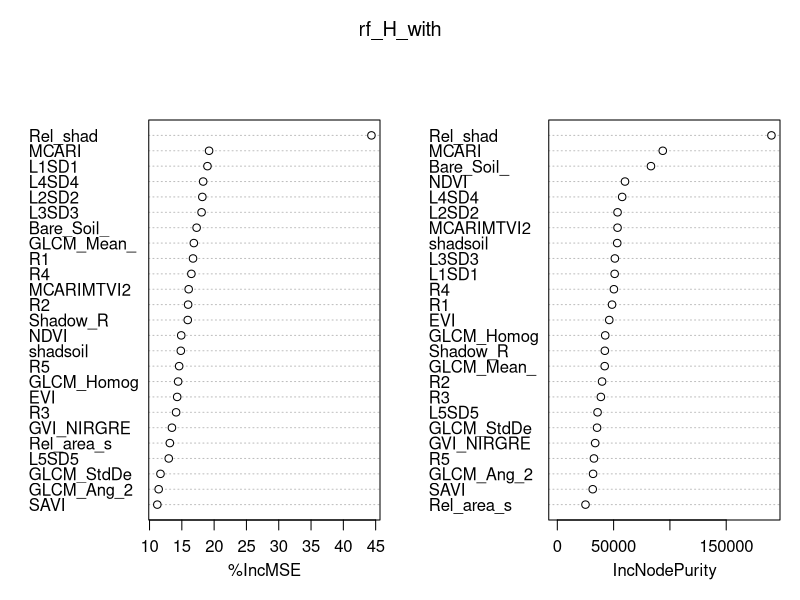
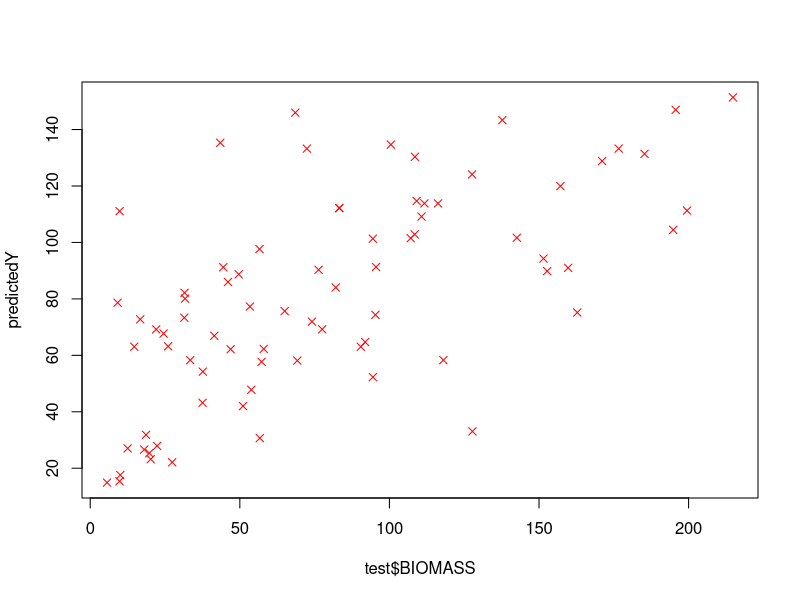
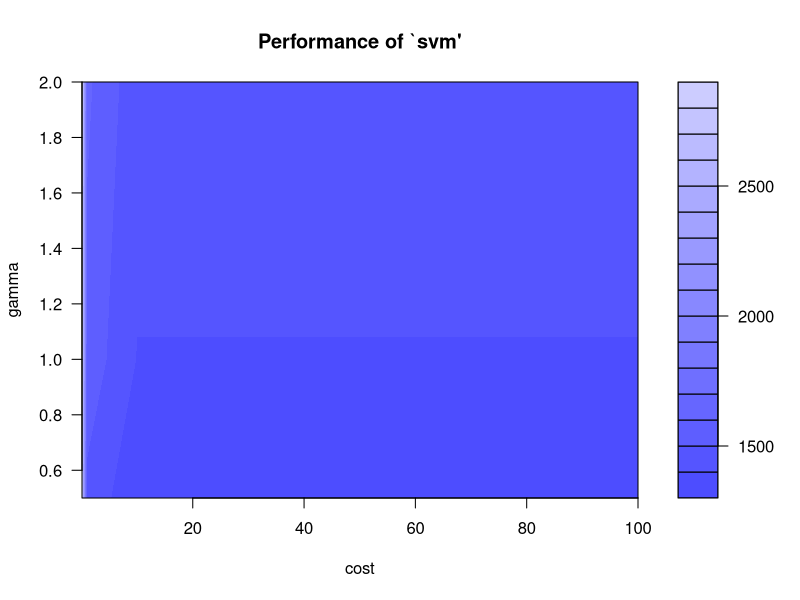
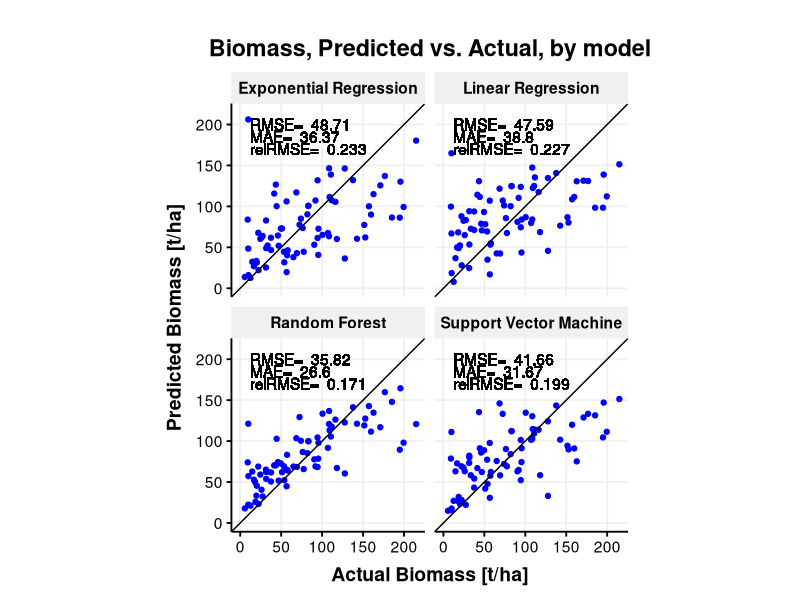
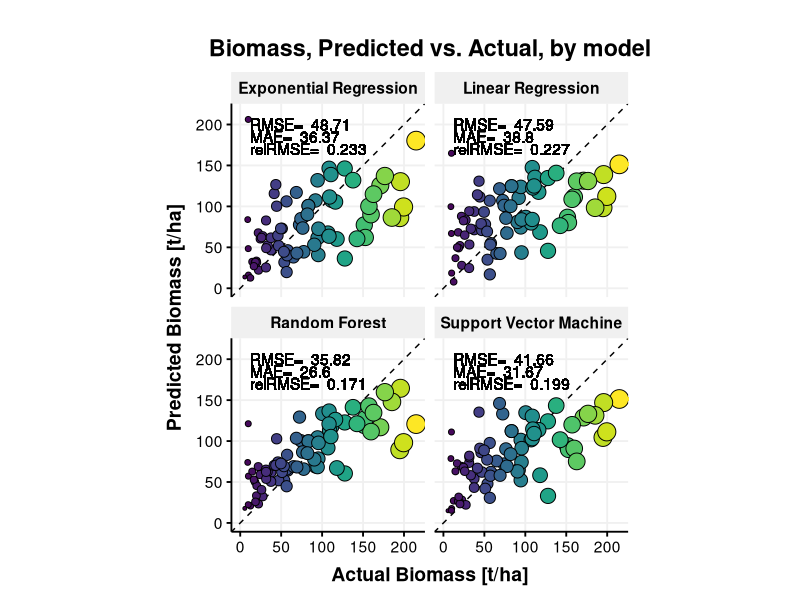
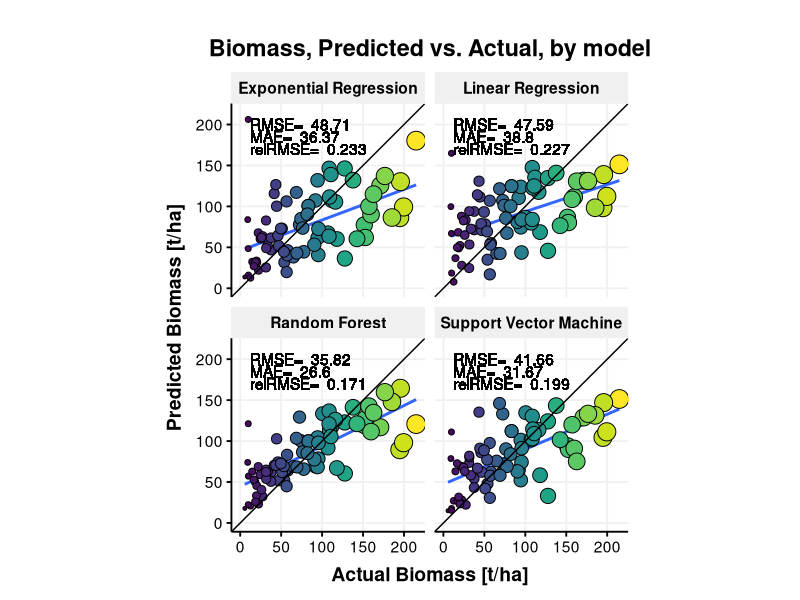
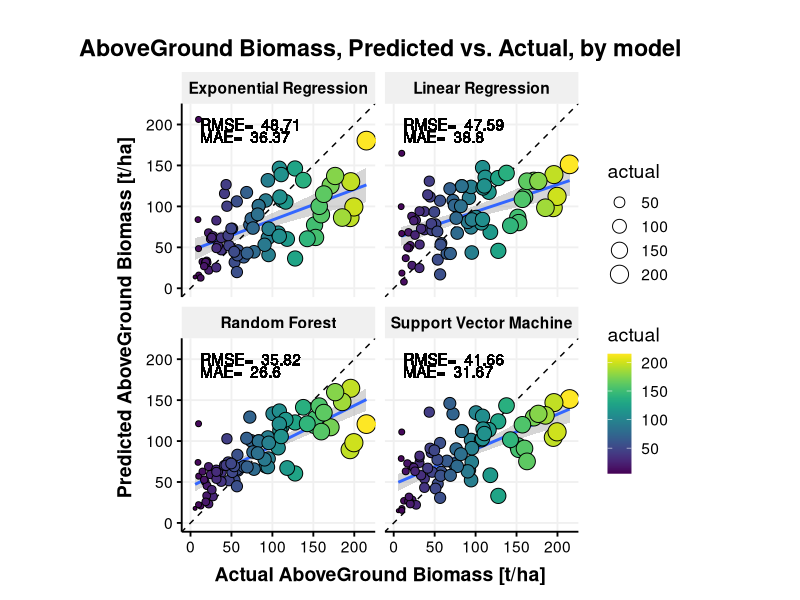
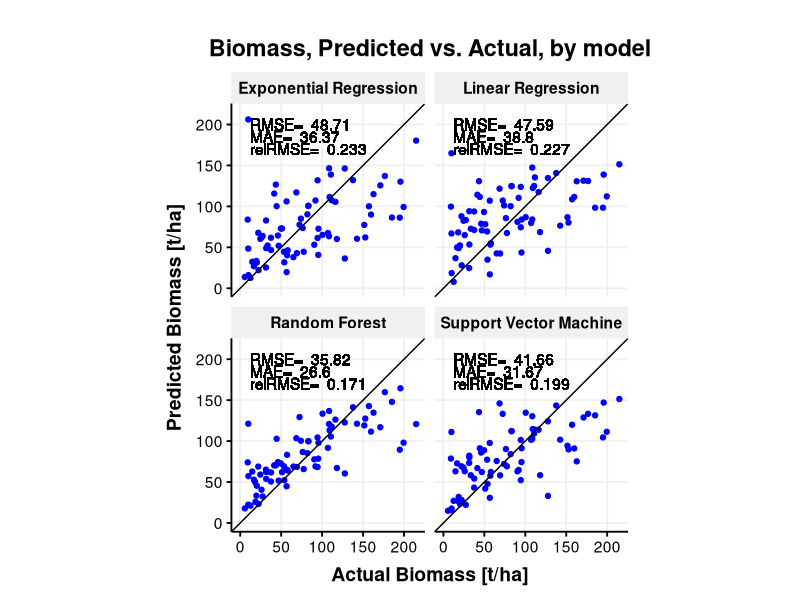

Reproduce these figures in R, in order. (Note: a time limit stopped this script after it produced the figures.)
## *********************************************************************************************************************************************************
##              Repository for technical data dealing with Above Ground Biomass (AGB) Modelling in Tanzania (Version 1.0)
## *********************************************************************************************************************************************************
## 
##  * JRC of the European Commission
##  *
##  * Purpose:  A R script allows predicting Above Ground Biomass.
##  *
##  *           We tested four predictive models to relate the remotely sensed parameters to AGB and evaluated their accuracies.
##  *           Two models using inferential statistics (i.e. a generalised linear model and a generalised exponential model) 
##  *           and two models machine learning (i.e. a Random Forest model and a Support Vector Machine (SVM) model). 
##  *           The predictors of the models are image bands, their textures and spectral indices, while the response variable 
##  *           is the AGB.
##  *           
##  *           - Updates to the Forest Article:           https://doi.org/TOBEDEFINED
##  *
##  *
##  *
##  * Author:   Guido Ceccherini
##  * Email:    guido.ceccherini@gmail.com, guido.ceccherini@ec.europa.eu
##
##



###load libraries
library(randomForest)
library(e1071)
library(ggthemes)
library(grid)
library(ggplot2)
library(tidyr)
library(viridis)

#####load dataset
DATA_BIOMASS <- read.csv('DataBiomassRS.csv')

##### reproducibility number
set.seed(2511) 


#### remove the first column (sequence from 1 to 512)
DATA_BIOMASS <- DATA_BIOMASS[,2:27]

###################################################################################################

####     BIOMASS model with training/calibration (85% training, 15% validation) START

###################################################################################################
###########train

# randomly pick 85% of the number of observations
index <- sample(1:nrow(DATA_BIOMASS),size = 0.85*nrow(DATA_BIOMASS))

# subset weather to include only the elements in the index
train <- DATA_BIOMASS[index,]
# train_cat <- DATA_BIOMASS_cat [index,]
# subset weather to include all but the elements in the index
test <- DATA_BIOMASS [-index,]

#print number of data for train and validation
nrow(train)
nrow(test)


##################
# 1 Exponenetial Model
##################

# Create a multiple (log)linear regression model using the training data
log.reg_H_with <- glm(log(BIOMASS+1) ~., data = train)
summary(log.reg_H_with )




# Apply the model to the testing data (i.e., make predictions) ...
# (Don't forget to exponentiate the results to revert the log transformation)
test.pred.lin <- exp(predict(log.reg_H_with,test))-1

# ...and evaluate the accuracy
RMSE.log.reg_H_with <- sqrt(mean((test.pred.lin-test$BIOMASS)^2))
RMSE.log.reg_H_with


MAE.log.reg_H_with <- mean(abs(test.pred.lin-test$BIOMASS))
MAE.log.reg_H_with

Rel.RMSEexp <- sqrt(mean((test.pred.lin-test$BIOMASS)^2)) / diff(range(test$BIOMASS))
Rel.RMSEexp


R2exp <- 1 - sum((test$BIOMASS-test.pred.lin)^2)/sum((test$BIOMASS-mean(test$BIOMASS))^2)

##################
# 2 Linear Model
##################

# Create a multiple linear regression model using the training data
lin.reg_H_with <- glm(BIOMASS ~ ., data = train)

summary(lin.reg_H_with )

# Apply the model to the testing data (i.e., make predictions) ...
test.pred.lin_ <- (predict(lin.reg_H_with,test))-1

# ...and evaluate the accuracy
RMSE.lin.reg_H_with <- sqrt(mean((test.pred.lin_-test$BIOMASS)^2))
RMSE.lin.reg_H_with


MAE.lin.reg_H_with <- mean(abs(test.pred.lin_-test$BIOMASS))
MAE.lin.reg_H_with


Rel.RMSElin <- sqrt(mean((test.pred.lin_-test$BIOMASS)^2)) / diff(range(test$BIOMASS))
Rel.RMSElin

R2lin <- 1 - sum((test$BIOMASS-test.pred.lin_)^2)/sum((test$BIOMASS-mean(test$BIOMASS))^2)


# R2RF <- 1 - sum((test$BIOMASS-test.pred.forest)^2)/sum((test$BIOMASS-mean(test$BIOMASS))^2)

##################
# 3 RANDOM FOREST
##################

rf_H_with <- randomForest(BIOMASS ~., data = train,importance = TRUE, proximity = T,ntree=500)
print(rf_H_with)
varImpPlot(rf_H_with)
# How many trees are needed to reach the minimum error estimate? 
# This is a simple problem; it appears that about 100 trees would be enough. 
which.min(rf_H_with$mse)

# Plot rf to see the estimated error as a function of the number of trees
# (not running it here)
# plot(rf) 

# Using the importance()  function to calculate the importance of each variable
imp_H_with <- as.data.frame(sort(importance(rf_H_with)[,1],decreasing = TRUE),optional = T,col.names=T)
names(imp_H_with) <- "% Inc MSE"
imp_H_with



test2 <- rbind(test, train)

# As usual, predict and evaluate on the test set
test.pred.forest <- predict(rf_H_with,test2)

test.pred.forest <- test.pred.forest[1:nrow(test)]

RMSE.forest_H_with <- sqrt(mean((test.pred.forest-test$BIOMASS)^2))
RMSE.forest_H_with


MAE.forest_H_with <- mean(abs(test.pred.forest-test$BIOMASS))
MAE.forest_H_with


# Rel.RMSE <- sqrt(mean((test.pred.forest-test$BIOMASS)^2)) / sd(test$BIOMASS)
Rel.RMSErf <- sqrt(mean((test.pred.forest-test$BIOMASS)^2)) / diff(range(test$BIOMASS))
Rel.RMSErf
### ref Remote Sens. 2016, 8, 583; doi:10.3390/rs8070583 
R2RF <- 1 - sum((test$BIOMASS-test.pred.forest)^2)/sum((test$BIOMASS-mean(test$BIOMASS))^2)


##################
# 4 SVM
##################


## create rmse function
rmse <- function(error)
{
  sqrt(mean(error^2))
}

##load a model SVM
SVM_H <- svm(BIOMASS ~., data = train)
predictedY <- predict(SVM_H, test2)
predictedY <- predictedY[1:nrow(test)]
plot(test$BIOMASS, predictedY, col = "red", pch=4)

error <- train$BIOMASS - predictedY
svrPredictionRMSE <- rmse(error)
svrPredictionRMSE

tuneResult <- tune(svm, BIOMASS ~., data = train, kernel="radial", ranges=list(cost=10^(-1:2), gamma=c(.5,1,2)))

print(tuneResult)
# Draw the tuning graph
plot(tuneResult)

##tune the SVM model
tunedModel <- tuneResult$best.model
test.pred.svm <- predict(tunedModel, test2) 
test.pred.svm <- predictedY[1:nrow(test)]
error <- test$BIOMASS - test.pred.svm  


##compute the performance metrics
tunedModelRMSE <- rmse(error)
tunedModelRMSE


RMSE.svm_H_with <- sqrt(mean((test.pred.svm-test$BIOMASS)^2))
RMSE.svm_H_with


MAE.svm_H_with <- mean(abs(test.pred.svm-test$BIOMASS))
MAE.svm_H_with

Rel.RMSEsvm <- sqrt(mean((test.pred.svm-test$BIOMASS)^2)) / diff(range(test$BIOMASS))
Rel.RMSEsvm
# SVM
R2svm <- 1 - sum((test$BIOMASS-test.pred.svm)^2)/sum((test$BIOMASS-mean(test$BIOMASS))^2)




# Create a data frame with the error metrics for each method
accuracy_H_with <- data.frame(Method = c("Exp Regression","Linear Regression","Random forest","SVM"),
                              RMSE   = c(RMSE.log.reg_H_with,RMSE.lin.reg_H_with,RMSE.forest_H_with,RMSE.svm_H_with),
                              MAE    = c(MAE.log.reg_H_with,MAE.lin.reg_H_with,MAE.forest_H_with,MAE.svm_H_with),
                              relRMSE    = c(Rel.RMSEexp,Rel.RMSElin,Rel.RMSErf,Rel.RMSEsvm),
                              r2    = c(R2exp,R2lin,R2RF,R2svm)) 
# Round the values and print the table
accuracy_H_with$RMSE <- round(accuracy_H_with$RMSE,2)
accuracy_H_with$MAE <- round(accuracy_H_with$MAE,2) 
accuracy_H_with$r2 <- round(accuracy_H_with$r2,2) 

#print results
accuracy_H_with



# Create a data frame with the predictions for each method
all.predictions <- data.frame(actual = test$BIOMASS,
                              exponential.regression = test.pred.lin,
                              linear.regression_ = test.pred.lin_,
                              random.forest = test.pred.forest,
                              support.vector.machine = test.pred.svm)

index_0df <- which(all.predictions$actual !=0)
all.predictions <- all.predictions[index_0df,]



# Gather the prediction variables (columns) into a single row (i.e., wide to long)
# Recall the ggplot2 prefers the long data format
all.predictions <- gather(all.predictions,key = model,value = predictions,2:5)
all.predictions[,4] <- rep(test[,3],4)

###plot for publication
theme_Publication <- function(base_size=14, base_family="helvetica") {

  (theme_foundation(base_size=base_size, base_family=base_family)
    + theme(plot.title = element_text(face = "bold",
                                      size = rel(1.2), hjust = 0.5),
            text = element_text(),
            panel.background = element_rect(colour = NA),
            plot.background = element_rect(colour = NA),
            panel.border = element_rect(colour = NA),
            axis.title = element_text(face = "bold",size = rel(1)),
            axis.title.y = element_text(angle=90,vjust =2),
            axis.title.x = element_text(vjust = -0.2),
            axis.text = element_text(), 
            axis.line = element_line(colour="black"),
            axis.ticks = element_line(),
            panel.grid.major = element_line(colour="#f0f0f0"),
            panel.grid.minor = element_blank(),
            # legend.key = element_rect(colour = NA),
            # legend.position = "bottom",
            # legend.direction = "horizontal",
            # legend.key.size= unit(0.2, "cm"),
            # legend.margin = unit(0, "cm"),
            # legend.title = element_text(face="italic"),
            plot.margin=unit(c(10,5,5,5),"mm"),
            strip.background=element_rect(colour="#f0f0f0",fill="#f0f0f0"),
            strip.text = element_text(face="bold")
    ))
  
}




##### create a dataframe with the summary of the stats for the four models
all.predictions$model[all.predictions$model== "linear.regression_"] = "Linear Regression"
all.predictions$model[all.predictions$model== "exponential.regression"] = "Exponential Regression"
all.predictions$model[all.predictions$model== "random.forest"] = "Random Forest"
all.predictions$model[all.predictions$model== "support.vector.machine"] = "Support Vector Machine"

all.predictions$RMSE <- rep(accuracy_H_with$RMSE, each=77)
all.predictions$MAE <- rep(accuracy_H_with$MAE, each=77)
all.predictions$relRMSE <- rep(round(accuracy_H_with$relRMSE, digit=3), each=77)



####first plot(base theme)

Map_1 <- ggplot(data = all.predictions,aes(x = actual, y = predictions)) + ###,color= V4
  geom_point(colour = "blue") + #colour = "blue"
  geom_abline(intercept = 0, slope = 1, colour = "black") + #geom_vline(xintercept = 23, colour = "green", linetype = "dashed") +
  facet_wrap(~ model,ncol = 2)  +xlim (c(0,max(all.predictions$actual))) +ylim (c(0,max(all.predictions$actual))) +
  ggtitle("Biomass, Predicted vs. Actual, by model")+ coord_fixed(ratio = 1)+theme_Publication()+ 
  xlab("Actual Biomass [t/ha]") +
  ylab("Predicted Biomass [t/ha]")+
  geom_text(aes(x=12, y=200, label= paste("RMSE= ", RMSE ), hjust=0))+
  geom_text(aes(x=12, y=185, label= paste("MAE= ", MAE ), hjust=0))+
  geom_text(aes(x=12, y=170, label= paste("relRMSE= ", relRMSE ), hjust=0)) # data= accuracy_H_with,


Map_1


##save as png
namepng <- paste('Plot1.png', sep = '')
png(namepng, width=2800, height=2800, units='px', res=300)
print(Map_1)
dev.off()



######alternative plot with viridis library (i.e. fancy colors)
Map_2 <- ggplot(data = all.predictions,aes(x = actual, y = predictions)) + ###,color= V4
  geom_abline(intercept = 0, slope = 1, colour = "black",linetype="dashed") + #geom_vline(xintercept = 23, colour = "green", linetype = "dashed") +
  geom_point(aes(size=actual, fill=actual), colour="black",pch=21,show.legend = FALSE) + #colour = "blue"
  facet_wrap(~ model,ncol = 2)  +xlim (c(0,max(all.predictions$actual))) +ylim (c(0,max(all.predictions$actual))) +
  ggtitle("Biomass, Predicted vs. Actual, by model")+ coord_fixed(ratio = 1)+theme_Publication()+ 
  xlab("Actual Biomass [t/ha]") +
  ylab("Predicted Biomass [t/ha]")+
  geom_text(aes(x=12, y=200, label= paste("RMSE= ", RMSE ), hjust=0))+
  geom_text(aes(x=12, y=185, label= paste("MAE= ", MAE ), hjust=0))+
  geom_text(aes(x=12, y=170, label= paste("relRMSE= ", relRMSE ), hjust=0))+scale_fill_viridis() # data= accuracy_H_with,


Map_2
##save as png

namepng <- paste('Plot2.png', sep = '')
png(namepng, width=2800, height=2800, units='px', res=300)
print(Map_2)
dev.off()




#another one
ggplot(data = all.predictions,aes(x = actual, y = predictions)) +
  geom_smooth(method=lm, se=FALSE)+# data= accuracy_H_with, ###,color= V4
  geom_point(aes(size=actual, fill=actual), colour="black",pch=21,show.legend = FALSE) + #colour = "blue"
  geom_abline(intercept = 0, slope = 1, colour = "black") + #geom_vline(xintercept = 23, colour = "green", linetype = "dashed") +
  facet_wrap(~ model,ncol = 2)  +xlim (c(0,max(all.predictions$actual))) +ylim (c(0,max(all.predictions$actual))) +
  ggtitle("Biomass, Predicted vs. Actual, by model")+ coord_fixed(ratio = 1)+theme_Publication()+ 
  xlab("Actual Biomass [t/ha]") +
  ylab("Predicted Biomass [t/ha]")+
  geom_text(aes(x=12, y=200, label= paste("RMSE= ", RMSE ), hjust=0))+
  geom_text(aes(x=12, y=185, label= paste("MAE= ", MAE ), hjust=0))+
  geom_text(aes(x=12, y=170, label= paste("relRMSE= ", relRMSE ), hjust=0))+scale_fill_viridis()

###...and another one


#another one
Map_4 <- ggplot(data = all.predictions,aes(x = actual, y = predictions)) +
  geom_smooth(method=lm)+# data= accuracy_H_with, ###,color= V4
   #colour = "blue"
  geom_abline(intercept = 0, slope = 1, colour = "black",linetype="dashed") + #geom_vline(xintercept = 23, colour = "green", linetype = "dashed") +
  geom_point(aes(size=actual, fill=actual), colour="black",pch=21,show.legend = T) +
  facet_wrap(~ model,ncol = 2)  +xlim (c(0,max(all.predictions$actual))) +ylim (c(0,max(all.predictions$actual))) +
  ggtitle("AboveGround Biomass, Predicted vs. Actual, by model")+ coord_fixed(ratio = 1)+theme_Publication()+ 
  xlab("Actual AboveGround Biomass [t/ha]") +
  ylab("Predicted AboveGround Biomass [t/ha]")+
  geom_text(aes(x=12, y=200, label= paste("RMSE= ", RMSE ), hjust=0))+
  geom_text(aes(x=12, y=185, label= paste("MAE= ", MAE ), hjust=0))+
  # geom_text(aes(x=12, y=170, label= paste("relRMSE= ", relRMSE ), hjust=0))+
  scale_fill_viridis()


Map_4
namepng <- paste('Plot4.png', sep = '')
png(namepng, width=2800, height=2800, units='px', res=300)
print(Map_4)
dev.off()




##################################################################################################################
#  RANDOM FOREST permultation to find the statistical distribution of the variable importance
#################################################################################################################


##### use the entire dataset: DATA_BIOMASS
rf_H_with <- randomForest(BIOMASS ~., data = DATA_BIOMASS,importance = TRUE, proximity = T,ntree=500)


# Using the importance()  function to calculate the importance of each variable
imp_H_with <- as.data.frame(sort(importance(rf_H_with)[,1],decreasing = TRUE),optional = T,col.names=T)
names(imp_H_with) <- "% Inc MSE"
imp_H_with


actual <- DATA_BIOMASS$BIOMASS
predicted <- unname(predict(rf_H_with, DATA_BIOMASS))
R2 <- 1 - (sum((actual-predicted)^2)/sum((actual-mean(actual))^2))


##### start permutations

var_imp_range <- as.data.frame(importance(rf_H_with)[,1])
var_impSD_range <- as.data.frame(rf_H_with$importanceSD)
for (i in 1:100){
  rf<-randomForest(BIOMASS ~., data = DATA_BIOMASS,importance = TRUE, proximity = T,ntree=500, importanceSD=T, keep.inbag=T, mse=T, rsq=T)
  imp.df<- as.data.frame(importance(rf))
  var_imp_range <- cbind(var_imp_range, imp.df[,1])
  impSD.df<- as.data.frame(rf$importanceSD)
  var_impSD_range<- cbind(var_impSD_range, impSD.df[,1])
}


# 

var_imp_range

## first plot to have a general idea
boxplot(var_imp_range, las = 2, horizontal = T)



#reorder the data and comput the statistical distribution needed for the boxplot
newdata <- var_imp_range[order(var_imp_range$`importance(rf_H_with)[, 1]`),] 
##create a dataframe need for printing the results
newdata<- newdata[3:26,]

df <- data.frame(
  name= rownames(newdata),
  y0 = apply(newdata,1,min),
  y25 = apply(newdata, 1, quantile, probs = c(0.25),  na.rm = TRUE),
  y50 = apply(newdata,1,median),  
  y75 = apply(newdata, 1, quantile, probs = c(0.75),  na.rm = TRUE),
  y100 = apply(newdata,1,max)   
)

### take the most important variables
df <- df[5:23,]

### change names: reflectances is indicated with both LX and RX.
levels(df$name)[levels(df$name)=="L5SD5"] <- "R5SD5"
levels(df$name)[levels(df$name)=="L3SD3"] <- "R3SD3"
levels(df$name)[levels(df$name)=="L4SD4"] <- "R4SD4"
levels(df$name)[levels(df$name)=="L1SD1"] <- "R1SD1"
levels(df$name)[levels(df$name)=="L2SD2"] <- "R2SD2"
levels(df$name)[levels(df$name)=="Rel_shad"] <- "Shadow Index"




##plot boxplot using the ggplot2 library
Map_3 <- ggplot(df, aes(x=reorder(name,y50), y=y50, fill=y50 )) +
  geom_boxplot(
    aes(ymin = y0, lower = y25, middle = y50, upper = y75, ymax = y100),
    stat = "identity"
  )+  coord_flip()+
  scale_fill_viridis(direction = 1, na.value = "gray",  name="% Inc MSE")+  theme( ### trans="reverse
    panel.grid.major.y = element_blank(),
    panel.grid.major.x = element_line(linetype="dashed",colour="grey"),
    panel.grid.minor = element_blank(),
    panel.background = element_blank(),
    axis.ticks.x = element_blank(),
    axis.ticks.y = element_blank()
  ) +
  xlab("Variable") +
  ylab("% Inc MSE") +
  ggtitle("RF Variable Importance AboveGround Biomass")

Map_3

##save the results
Map_3
ggsave("Plot3.png", width = 15, height = 20, units = "cm",dpi=300)
